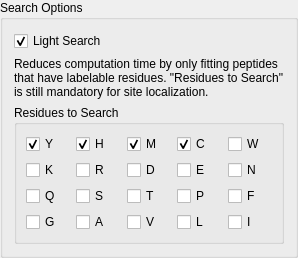
                   <widget class="QGroupBox" name="groupBox_7">
                    <property name="sizePolicy">
                     <sizepolicy hsizetype="Fixed" vsizetype="Preferred">
                      <horstretch>0</horstretch>
                      <verstretch>0</verstretch>
                     </sizepolicy>
                    </property>
                    <property name="title">
                     <string>Search Options</string>
                    </property>
                    <layout class="QGridLayout" name="gridLayout_9">
                     <item row="0" column="0">
                      <widget class="QCheckBox" name="light_search_checkBox">
                       <property name="text">
                        <string>Light Search</string>
                       </property>
                       <property name="checked">
                        <bool>true</bool>
                       </property>
                      </widget>
                     </item>
                     <item row="1" column="0">
                      <widget class="QLabel" name="label_11">
                       <property name="sizePolicy">
                        <sizepolicy hsizetype="Preferred" vsizetype="Fixed">
                         <horstretch>0</horstretch>
                         <verstretch>0</verstretch>
                        </sizepolicy>
                       </property>
                       <property name="text">
                        <string>Reduces computation time by only fitting peptides that have labelable residues. &quot;Residues to Search&quot; is still mandatory for site localization.</string>
                       </property>
                       <property name="wordWrap">
                        <bool>true</bool>
                       </property>
                      </widget>
                     </item>
                     <item row="3" column="0">
                      <widget class="QGroupBox" name="groupBox_8">
                       <property name="title">
                        <string>Residues to Search</string>
                       </property>
                       <layout class="QVBoxLayout" name="verticalLayout_6">
                        <item>
                         <layout class="QGridLayout" name="gridLayout_7">
                          <item row="0" column="0">
                           <widget class="QCheckBox" name="aa_y_checkBox">
                            <property name="text">
                             <string>Y</string>
                            </property>
                            <property name="checked">
                             <bool>true</bool>
                            </property>
                           </widget>
                          </item>
                          <item row="2" column="0">
                           <widget class="QCheckBox" name="aa_q_checkBox">
                            <property name="text">
                             <string>Q</string>
                            </property>
                           </widget>
                          </item>
                          <item row="1" column="1">
                           <widget class="QCheckBox" name="aa_r_checkBox">
                            <property name="text">
                             <string>R</string>
                            </property>
                           </widget>
                          </item>
                          <item row="1" column="0">
                           <widget class="QCheckBox" name="aa_k_checkBox">
                            <property name="text">
                             <string>K</string>
                            </property>
                           </widget>
                          </item>
                          <item row="1" column="2">
                           <widget class="QCheckBox" name="aa_d_checkBox">
                            <property name="text">
                             <string>D</string>
                            </property>
                           </widget>
                          </item>
                          <item row="1" column="3">
                           <widget class="QCheckBox" name="aa_e_checkBox">
                            <property name="text">
                             <string>E</string>
                            </property>
                           </widget>
                          </item>
                          <item row="0" column="4">
                           <widget class="QCheckBox" name="aa_w_checkBox">
                            <property name="text">
                             <string>W</string>
                            </property>
                           </widget>
                          </item>
                          <item row="1" column="4">
                           <widget class="QCheckBox" name="aa_n_checkBox">
                            <property name="text">
                             <string>N</string>
                            </property>
                           </widget>
                          </item>
                          <item row="2" column="1">
                           <widget class="QCheckBox" name="aa_s_checkBox">
                            <property name="text">
                             <string>S</string>
                            </property>
                           </widget>
                          </item>
                          <item row="2" column="2">
                           <widget class="QCheckBox" name="aa_t_checkBox">
                            <property name="text">
                             <string>T</string>
                            </property>
                           </widget>
                          </item>
                          <item row="2" column="3">
                           <widget class="QCheckBox" name="aa_p_checkBox">
                            <property name="text">
                             <string>P</string>
                            </property>
                           </widget>
                          </item>
                          <item row="2" column="4">
                           <widget class="QCheckBox" name="aa_f_checkBox">
                            <property name="text">
                             <string>F</string>
                            </property>
                           </widget>
                          </item>
                          <item row="3" column="0">
                           <widget class="QCheckBox" name="aa_g_checkBox">
                            <property name="text">
                             <string>G</string>
                            </property>
                           </widget>
                          </item>
                          <item row="3" column="1">
                           <widget class="QCheckBox" name="aa_a_checkBox">
                            <property name="text">
                             <string>A</string>
                            </property>
                           </widget>
                          </item>
                          <item row="3" column="2">
                           <widget class="QCheckBox" name="aa_v_checkBox">
                            <property name="text">
                             <string>V</string>
                            </property>
                           </widget>
                          </item>
                          <item row="3" column="3">
                           <widget class="QCheckBox" name="aa_L_checkBox">
                            <property name="text">
                             <string>L</string>
                            </property>
                           </widget>
                          </item>
                          <item row="3" column="4">
                           <widget class="QCheckBox" name="aa_i_checkBox">
                            <property name="text">
                             <string>I</string>
                            </property>
                           </widget>
                          </item>
                          <item row="0" column="1">
                           <widget class="QCheckBox" name="aa_h_checkBox">
                            <property name="text">
                             <string>H</string>
                            </property>
                            <property name="checked">
                             <bool>true</bool>
                            </property>
                           </widget>
                          </item>
                          <item row="0" column="3">
                           <widget class="QCheckBox" name="aa_c_checkBox">
                            <property name="text">
                             <string>C</string>
                            </property>
                            <property name="checked">
                             <bool>true</bool>
                            </property>
                           </widget>
                          </item>
                          <item row="0" column="2">
                           <widget class="QCheckBox" name="aa_m_checkBox">
                            <property name="text">
                             <string>M</string>
                            </property>
                            <property name="checked">
                             <bool>true</bool>
                            </property>
                           </widget>
                          </item>
                         </layout>
                        </item>
                       </layout>
                      </widget>
                     </item>
                    </layout>
                   </widget>
